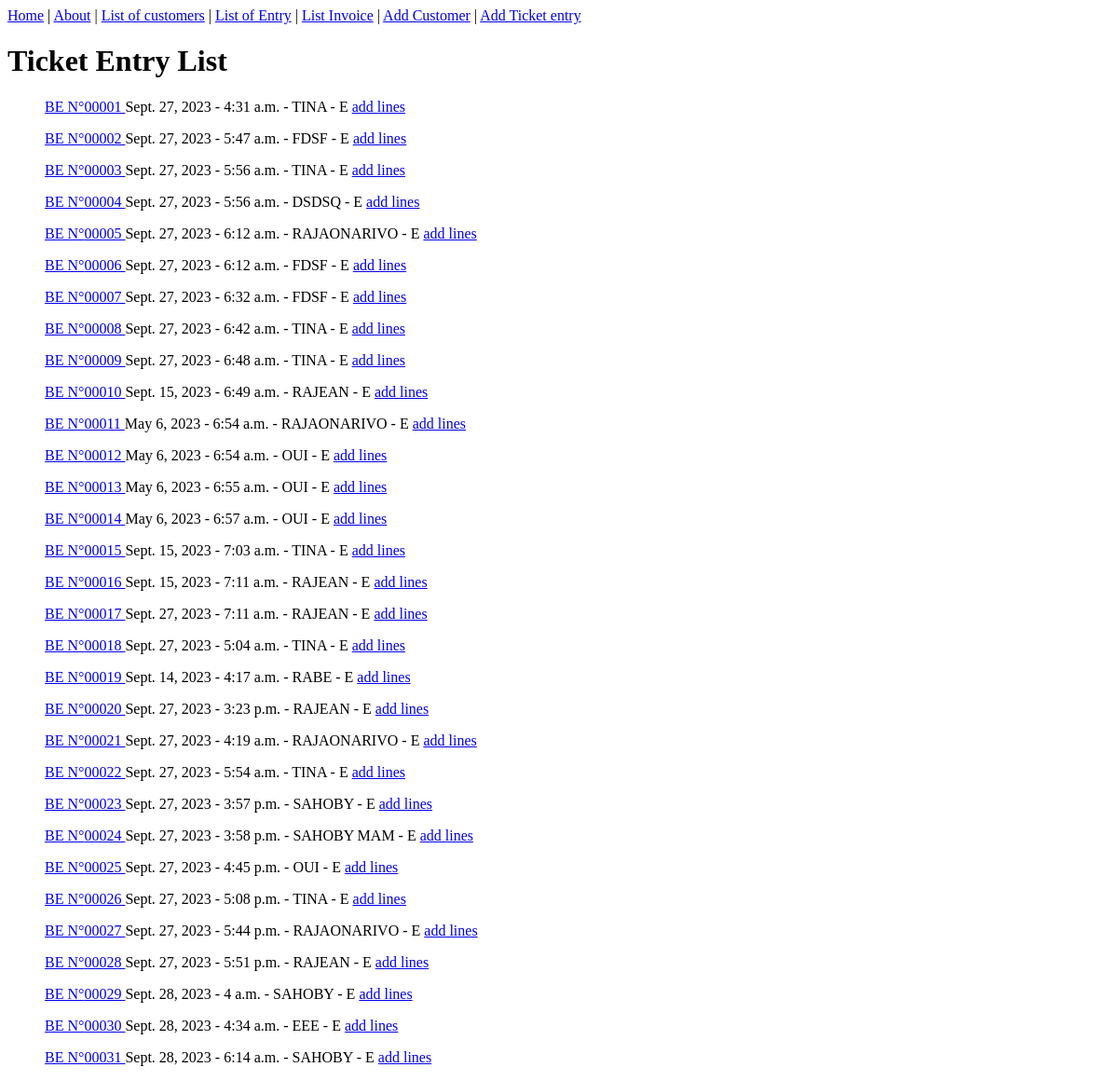
Page /entry/list/ on the earlier database version.
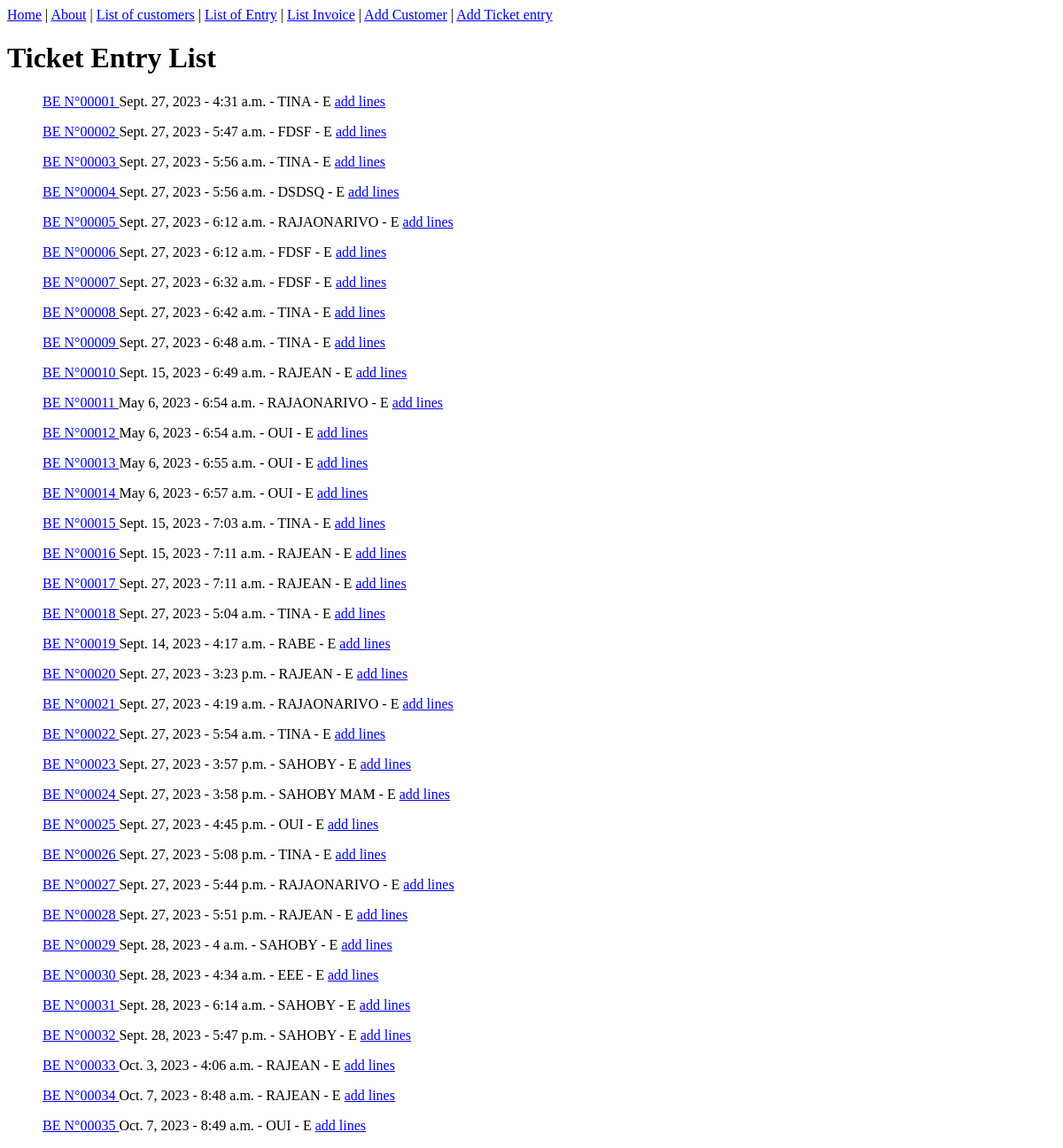
Same page on the later database version.
### entry/models.py (models this page shows, shortened)
class BE(models.Model):
    STATUS_CHOICES = [
    ('E', 'Entry'),
    ('B', 'Billed'),
    ('I', 'In progress'),
    ('C', 'Completed'),
    ('O','Out')
]
    date_entry = models.DateField(default=timezone.now)
    time_entry = models.TimeField(default=timezone.now)
    status = models.CharField(max_length=1,choices=STATUS_CHOICES,default='E')
    customers = models.ForeignKey(Customers,on_delete=models.CASCADE)

### customers/models.py (models this page shows, shortened)
class Customers(models.Model):
    name = models.CharField(max_length=200,unique=True)
    company = models.CharField(max_length=200,null=True,blank=True)
    contact = models.CharField(max_length=10,unique=True,null=True,blank=True)
    location = models.CharField(max_length=100,null=True,blank=True)

### entry/views.py (the view)
# urls.py: path('list/', BEListView.as_view(),name='be-list'),
class BEListView(ListView):
    model = BE
    template_name = 'entry/be_list.html'
    context_object_name = 'bes'

### entry/templates/entry/be_list.html
{% extends 'customers/base.html' %}
{% block content %}
<h1>Ticket Entry List</h1>
<ul>
    {% for be in bes %}
        <p>
            <a href="{% url 'be-details' be.id %}">BE N°{{be.id|stringformat:"05d"}} </a> {{be.date_entry }} - {{be.time_entry }} - {{be.customers.name|upper}}
            - {{be.status}} <a href="{% url 'be-add_lines' be.id %}">add lines</a>
        </p>
    {% endfor %}
</ul>
{% endblock content %}

### customers/templates/customers/base.html
<header>
    <a href="{% url 'home' %}">Home</a> | <a href="{% url 'about' %}">About</a>
    | <a href="{% url 'customer-list' %}">List of customers</a>
    | <a href= "{% url 'be-list' %}">List of Entry</a>
    | <a href="{% url 'invoice-list' %}">List Invoice</a>
    | <a href="{% url 'customer-create' %}">Add Customer</a>
    | <a href="{% url 'be-create' %}">Add Ticket entry</a>
</header>
{% block content %}
{% endblock content %}

Differences in the rows shown:
added BE: id "00032", date_entry "Sept. 28, 2023", time_entry "5:47 p.m.", customers.name "SAHOBY", status "E"
added BE: id "00033", date_entry "Oct. 3, 2023", time_entry "4:06 a.m.", customers.name "RAJEAN", status "E"
added BE: id "00034", date_entry "Oct. 7, 2023", time_entry "8:48 a.m.", customers.name "RAJEAN", status "E"
added BE: id "00035", date_entry "Oct. 7, 2023", time_entry "8:49 a.m.", customers.name "OUI", status "E"
